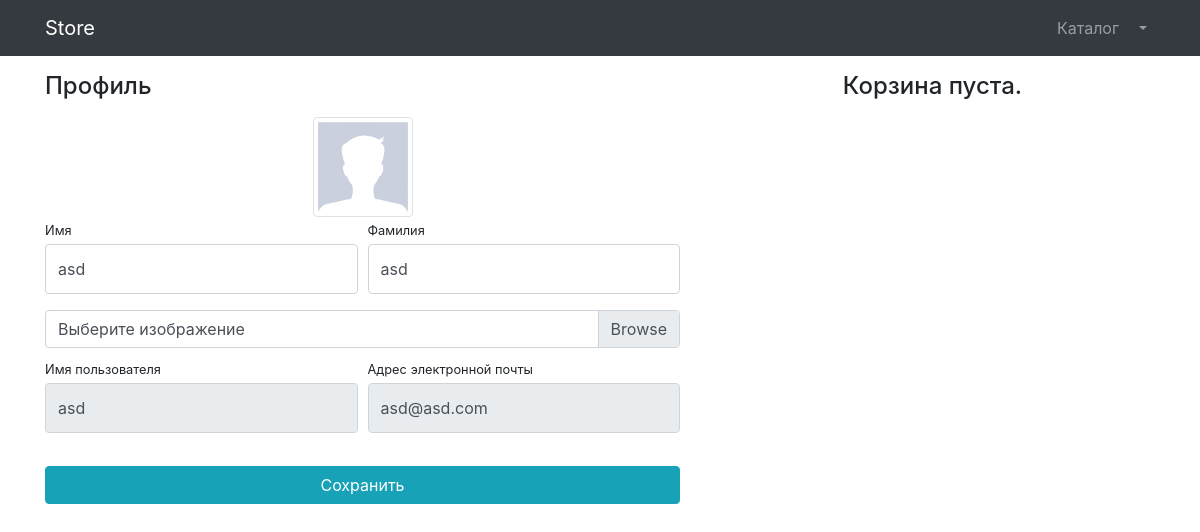
Page /users/profile/12 (signed in) on the earlier database version.
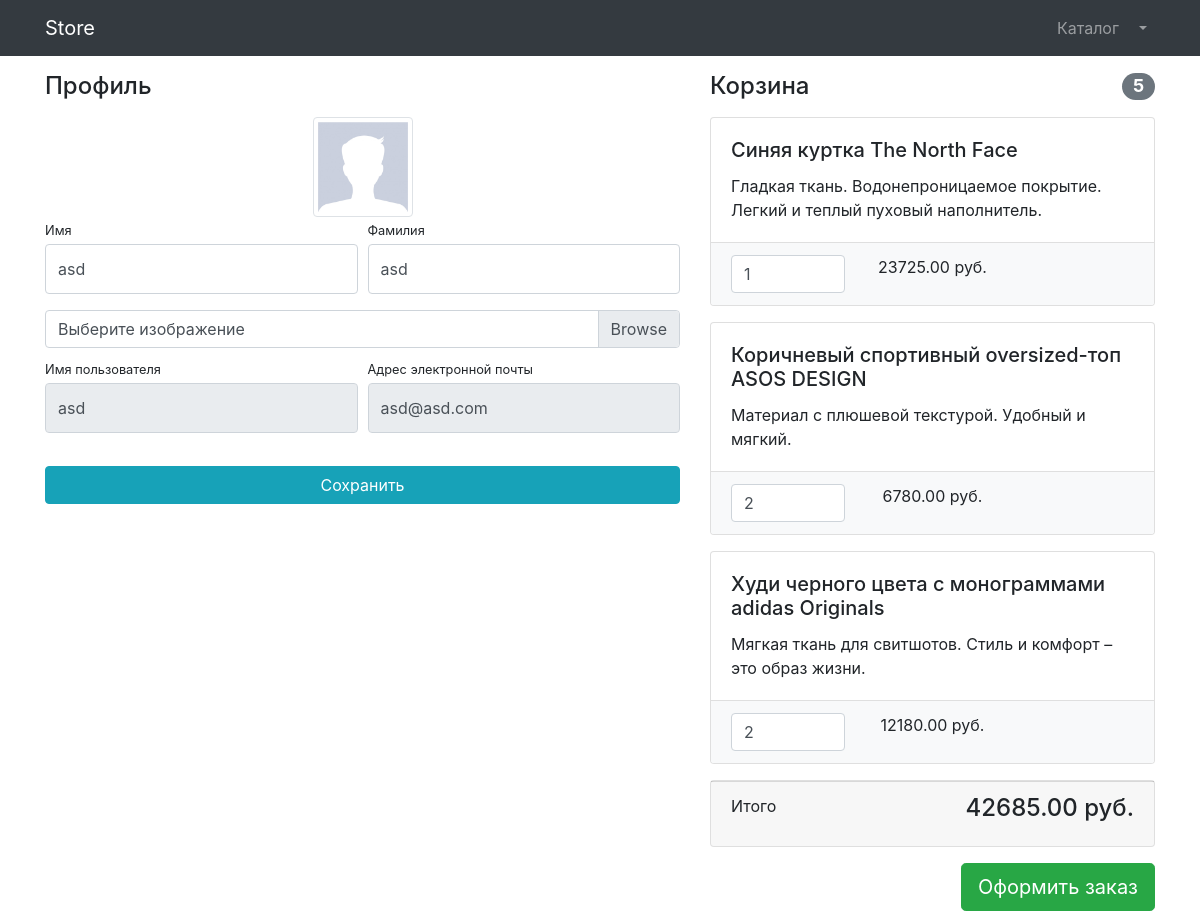
Same page on the later database version.
### users/models.py (models this page shows)
class User(AbstractUser):
    image = models.ImageField(upload_to='users_images', blank=True, null=True)

### products/models.py (models this page shows, shortened)
class Basket(models.Model):
    user = models.ForeignKey(User, on_delete=models.CASCADE)
    product = models.ForeignKey(Product, on_delete=models.CASCADE)
    quantity = models.PositiveSmallIntegerField(default=0)
    created_timestamp = models.DateTimeField(auto_now_add=True)
    objects = BasketQuerySet.as_manager()
    def sum(self):
        return self.product.price * self.quantity

class Product(models.Model):
    name = models.CharField(max_length=256)
    description = models.TextField()
    price = models.DecimalField(max_digits=8, decimal_places=2)
    quantity = models.PositiveIntegerField(default=0)
    image = models.ImageField(upload_to='products_images')
    category = models.ForeignKey(ProductCategory, on_delete=models.CASCADE)
    class Meta:
        verbose_name = 'Product'
        verbose_name_plural = 'Products'

### users/views.py (the view, shortened to what this page needs)
# urls.py: path('profile/<int:pk>', login_required(UserProfileView.as_view()), name='profile'),
class UserProfileView(UpdateView):
    model = User
    form_class = UserProfileForm
    template_name = 'users/profile.html'
    def get_context_data(self, **kwargs):
        context = super(UserProfileView, self).get_context_data(**kwargs)
        context['title'] = 'Store - Личный кабинет'
        context['baskets'] = Basket.objects.filter(user=self.request.user)
        return context

### users/forms.py
class UserProfileForm(UserChangeForm):
    first_name = forms.CharField(widget=forms.TextInput(attrs={
        'class': 'form-control py-4',
    }))
    last_name = forms.CharField(widget=forms.TextInput(attrs={
        'class': 'form-control py-4',
    }))
    image = forms.ImageField(widget=forms.FileInput(attrs={
        'class': 'custom-file-input',
    }), required=False)
    username = forms.CharField(widget=forms.TextInput(attrs={
        'class': 'form-control py-4',
        'readonly': True,
    }))
    email = forms.CharField(widget=forms.EmailInput(attrs={
        'class': 'form-control py-4',
        'readonly': True,
    }))
    class Meta:
        model = User
        fields = ('first_name', 'last_name', 'image', 'username','email')

### products/models.py (called while the page is built)
    def total_sum(self):
        return sum(basket.sum() for basket in self)

    def total_quantity(self):
        return sum(basket.quantity for basket in self)

### users/templates/users/profile.html (shortened to what this page needs)
{% extends 'products/base.html' %}
{% load static %}
{% block css %}
    <link href="{% static '/vendor/css/profile.css' %}" rel="stylesheet">
{% endblock %}
{% block content %}
	<div class="container">
    <div class="row">
        <div class="col-lg-7">
            <h4 class="mt-3 mb-3">Профиль</h4>
            <div class="col-lg-12 text-center">
                <img width="100" height="100"
                     src="{% if user.image %}{{ user.image.url }}{% else %}{% static 'vendor/img/users/default_avatar.jpg' %}{% endif %}"
                     class="img-thumbnail">
            </div>
            <form action="{% url 'users:profile' user.id %}" method="post" enctype="multipart/form-data">
                <div class="form-row">
                    <div class="col-lg-6">
                        <div class="form-group">
                            <label class="small mb-1" for="{{ form.first_name.id_for_label }}">Имя</label>
                            {{ form.first_name }}
                        </div>
                    </div>
                    <div class="col-lg-6">
                        <div class="form-group">
                            <label class="small mb-1" for="{{ form.last_name.id_for_label }}">Фамилия</label>
                            {{ form.last_name }}
                        </div>
                    </div>
                </div>
                <div class="form-row mb-2">
                    <div class="col-lg-12">
                        <div class="custom-file">
                            <label class="custom-file-label" for="{{ form.image.id_for_label }}">Выберите изображение</label>
                        </div>
                    </div>
                </div>
                <div class="form-row">
                    <div class="col-lg-6">
                        <label class="small mb-1" for="{{ form.username.id_for_label }}">Имя пользователя</label>
                        {{ form.username }}
                    </div>
                    <div class="col-lg-6">
                        <label class="small mb-1" for="{{ form.email.id_for_label }}">Адрес электронной
                            почты</label>
                        {{ form.email }}
                    </div>
                </div>
                <div class="form-row">
                    <div class="col-lg-12" style="margin-top: 33px;">
                        <input class="btn btn-info btn-block" type="submit" value="Сохранить">
                    </div>
                </div>
            </form>
        </div>
        <div class="col-lg-5">
            {% include 'products/baskets.html' %}
        </div>
    </div>
</div>
{% endblock %}

### products/templates/products/base.html (shortened to what this page needs)
{% load static %}
<!DOCTYPE html>
<html lang="en">
<head>
    <link href="{% static 'vendor/bootstrap/css/bootstrap.min.css' %} " rel="stylesheet">
    {% block css %}
    {% endblock %}
</head>
<body>
<nav class="navbar navbar-expand-lg navbar-dark bg-dark fixed-top">
    <div class="container">
        <a class="navbar-brand" href="{% url 'index' %}">Store</a>
        <div class="collapse navbar-collapse" id="navbarResponsive">
            <ul class="navbar-nav ml-auto">
                <li class="nav-item">
                    <a class="nav-link" href="{% url 'products:index' %}">Каталог  </a>
                </li>
                {% if user.is_authenticated %}
                <li class="nav-item dropdown">
                    <a class="nav-link dropdown-toggle" href="#" id="navbarDropdown" role="button"
                       data-bs-toggle="dropdown" aria-expanded="false">
                    </a>
                </li>
                {% else %}
                <li class="nav-item">
                    <a class="nav-link" href="{% url 'users:login' %}">Войти <i class="fas fa-sign-in-alt"></i></a>
                </li>
                {% endif %}
            </ul>
        </div>
    </div>
</nav>
{% block content %} {% endblock %}
</body>
</html>

### products/templates/products/baskets.html (shortened to what this page needs)
{% if baskets %}
    <h4 class="mt-3 mb-3 d-flex justify-content-between align-items-center mb-3">
    Корзина <span class="badge badge-secondary badge-pill">{{ baskets.total_quantity }}</span>
    </h4>
    {% for basket in baskets %}
    	<div class="card mb-3">
    <div class="card-body">
    <h5 class="card-title">{{ basket.product.name }}</h5>
    <p class="card-text">{{ basket.product.description }}</p>
    </div>
    <ul class="list-group list-group-flush">
    <li class="list-group-item bg-light">
        <div class="row text-center">
            <div class="col-lg-4">
                <input name="basketID" type="number" class="form-control"
                       value="{{ basket.quantity }}" min="0">
            </div>
            <div class="col-lg-4">{{ basket.sum }} руб.</div>
            <div class="col-lg-4">
            </div>
        </div>
    </li>
    </ul>
    </div>
    {% endfor %}
    <div class="card mb-3">
    <div class="card-footer">
    <p class="float-left">Итого</p>
    <h4 class="float-right">{{ baskets.total_sum }} руб.</h4>
    </div>
    </div>
    <a class="btn btn-success btn-lg float-right" href="../orders/order-create.html">
    Оформить заказ
    </a>
{% else %}
    <h4 class="mt-3 mb-3 text-center">
    Корзина пуста.
    </h4>
{% endif %}

Differences in the rows shown:
added Basket: total_quantity "5", product.name "Синяя куртка The North Face", product.description "Гладкая ткань. Водонепроницаемое покрытие. Легкий и теплый пуховый наполнитель.", basketID "1", sum "23725.00", total_sum "42685.00"
added Basket: product.name "Коричневый спортивный oversized-топ ASOS DESIGN", product.description "Материал с плюшевой текстурой. Удобный и мягкий.", basketID "2", sum "6780.00"
added Basket: product.name "Худи черного цвета с монограммами adidas Originals", product.description "Мягкая ткань для свитшотов. Стиль и комфорт – это образ жизни.", basketID "2", sum "12180.00"
Other differences:
text no longer shown: "Корзина пуста."
text now shown: "Корзина Итого руб. Оформить заказ"
